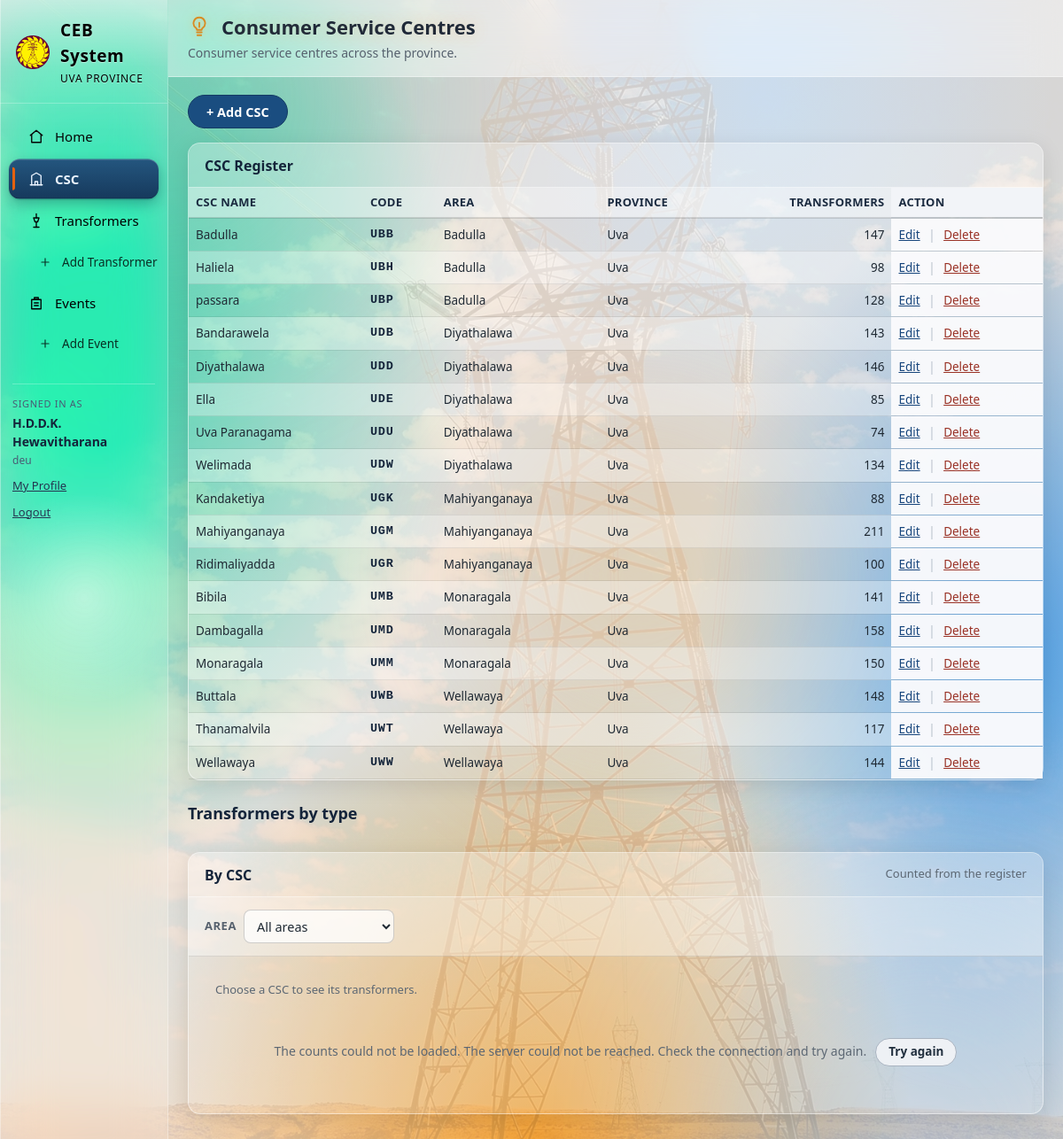
Page /csc.php (signed in) on the committed database.
### tables this page shows
CREATE TABLE `csc` (
  `csc_id` int(11) NOT NULL,
  `csc_name` varchar(100) NOT NULL,
  `csc_code` varchar(20) NOT NULL,
  `area_id` int(11) DEFAULT NULL,
  `is_deleted` tinyint(4) NOT NULL DEFAULT 0
);

CREATE TABLE `areas` (
  `area_id` int(11) NOT NULL,
  `area_name` varchar(100) NOT NULL,
  `area_code` varchar(20) NOT NULL,
  `province_id` int(11) DEFAULT NULL,
  `is_deleted` tinyint(4) NOT NULL DEFAULT 0
);

CREATE TABLE `provinces` (
  `province_id` int(11) NOT NULL,
  `province_name` varchar(100) NOT NULL,
  `province_code` varchar(10) NOT NULL
);

### functions.php (called while the page is built, shortened)
<?php
function userRoles() {
    return array(
        'admin' => array('label' => 'Administrator', 'rank' => 'admin'),
        'ce'    => array('label' => 'CE',            'rank' => 'staff'),
        'ee'    => array('label' => 'EE',            'rank' => 'staff'),
        'es'    => array('label' => 'ES',            'rank' => 'staff'),
        'deu'   => array('label' => 'DEU',           'rank' => 'staff'),
        'dea'   => array('label' => 'DEA',           'rank' => 'staff'),
        "deo"   => array('label' => 'DEO',           'rank' => 'staff'),
        'dm'    => array('label' => 'Draughtsman',   'rank' => 'staff',
                         'can'   => array('transformers')),
        'clerk' => array('label' => 'Clerk',         'rank' => 'read'),
        'cc'    => array('label' => 'CC',            'rank' => 'read'),
        'guest' => array('label' => 'Guest',         'rank' => 'read'),
        'worker' => array('label' => 'Worker', 'rank' => 'read', 'retired' => true),
    );
}
function roleRank($role) {
    $all = userRoles();
    $role = strtolower(trim((string)$role));
    return isset($all[$role]) ? $all[$role]['rank'] : 'read';
}
function roleCan($role, $area) {
    $rank = roleRank($role);
    $all = userRoles();
    $key = strtolower(trim((string)$role));
    if (!isset($all[$key]['can'])) { return true; }
    return in_array($area, $all[$key]['can'], true);
}
function txActiveSql($alias = 't') {
    return "NOT EXISTS (SELECT 1 FROM removed_transformers rtx
                        WHERE rtx.transformer_id = $alias.transformer_id)";
}
        ?>

### csc.php (the view, shortened to what this page needs)
<?php
$pageTitle = "Consumer Service Centres";
$pageDesc  = "Consumer service centres across the province.";
$activeNav = "csc";
include 'header.php';
?>
<div class="page-actions page-actions-right">
    <a href="add_csc.php" class="btn">+ Add CSC</a>
</div>
<div class="panel">
    <div class="panel-head">
        <h2>CSC Register</h2>
    </div>
    <div class="table-wrap">
        <table class="data plain-table">
            <thead>
                <tr>
                    <th>CSC Name</th>
                    <th>Code</th>
                    <th>Area</th>
                    <th>Province</th>
                    <th class="num">Transformers</th>
                    <th>Action</th>
                </tr>
            </thead>
            <tbody>
            <?php
            $sql = "SELECT csc.csc_id, csc.csc_name, csc.csc_code,
                           areas.area_name, provinces.province_name,
                           COUNT(t.transformer_id) AS transformer_count
                    FROM csc
                    LEFT JOIN areas     ON csc.area_id = areas.area_id
                    LEFT JOIN provinces ON areas.province_id = provinces.province_id
                    LEFT JOIN transformers t ON t.csc_id = csc.csc_id AND " . txActiveSql('t') . "
                    WHERE csc.is_deleted = 0
                    GROUP BY csc.csc_id, csc.csc_name, csc.csc_code,
                             areas.area_name, provinces.province_name
                    ORDER BY provinces.province_name, areas.area_name, csc.csc_name";
            $result = $conn->query($sql);
            while ($row = $result->fetch_assoc()) {
                $id = $row['csc_id'];
                echo "<tr>";
                echo "<td>" . htmlspecialchars($row['csc_name']) . "</td>";
                echo "<td class='code-cell'>" . htmlspecialchars($row['csc_code']) . "</td>";
                echo "<td>" . htmlspecialchars($row['area_name']) . "</td>";
                echo "<td>" . htmlspecialchars($row['province_name']) . "</td>";
                echo "<td class='num'>" . $row['transformer_count'] . "</td>";
                echo "<td class='actions'>
                        <a href='edit_csc.php?id=$id' class='action-link'>Edit</a>
                        <span class='action-sep'>|</span>
                        <a href='delete_csc.php?id=$id' class='action-link delete'>Delete</a>
                      </td>";
                echo "</tr>";
            }
            ?>
            </tbody>
        </table>
    </div>
</div>
<?php include 'csc_breakdown.php'; ?>
<?php include 'footer.php'; ?>

### header.php (shortened to what this page needs)
<?php
include_once 'functions.php';
$userName = isset($_SESSION['full_name']) ? $_SESSION['full_name'] : '';
$userRole = isset($_SESSION['role'])      ? $_SESSION['role']      : '';
$currentFile = basename($_SERVER['PHP_SELF']);
$mayAddTx    = roleCan($userRole, 'transformers');
$mayAddEvent = roleCan($userRole, 'events');
$txSubs = array();
if ($mayAddTx) { $txSubs[] = array('Add Transformer', 'add_transformer.php'); }
$nav = array(
    'home'         => array('Home', 'index.php', null,
        '<path d="M3 10.5 12 3l9 7.5"/><path d="M5 9.5V21h14V9.5"/>'),
    'csc'          => array('CSC',  'csc.php', null,
        '<path d="M3 21h18"/><path d="M5 21V7l7-4 7 4v14"/><path d="M10 21v-5h4v5"/>'),
    'transformers' => array('Transformers', 'transformers.php',
                      $txSubs ? $txSubs : null,
        '<path d="M12 2v6"/><path d="M8 8h8l-2 6H10z"/><path d="M12 14v8"/><path d="M8 22h8"/>'),
    'tasks'        => array('Events', 'tasks.php',
                      $mayAddEvent ? array(array('Add Event', 'add_task.php')) : null,
        '<path d="M9 4h6v3H9z"/><path d="M5 7h14v14H5z"/><path d="M9 12h6"/><path d="M9 16h6"/>')
);
?>
<!DOCTYPE html>
<html lang="en">
<head>
<link rel="stylesheet" href="style.css?v=94">
</head>
<body>
<div class="bg-blobs" aria-hidden="true">
    <span class="blob blob-1"></span>
    <span class="blob blob-3"></span>
</div>
<div class="sidebar">
    <div class="sidebar-brand">
    <img src="images/ceb-logo.png" alt="CEB" class="brand-logo">
    <span class="brand-name">CEB System</span>
    <span class="brand-sub">Uva Province</span>
</div>
    <ul class="sidebar-nav">
    <li class="nav-pill-slot" aria-hidden="true"><span id="nav-pill"></span></li>
<?php foreach ($nav as $key => $item) {
        $subIsOpen = false;
        $itemActive = ($activeNav === $key && !$subIsOpen);
?>
        <li><a href="<?php echo $item[1]; ?>"<?php echo ($itemActive ? ' class="active"' : ''); ?>>
    <?php if (isset($item[3])) { ?>
    <svg class="nav-icon" viewBox="0 0 24 24" fill="none" stroke="currentColor"
         stroke-width="1.8" stroke-linecap="round" stroke-linejoin="round">
        <?php echo $item[3]; ?>
    </svg>
    <?php } ?>
    <span><?php echo $item[0]; ?></span>
</a></li>
<?php   if (isset($item[2])) {
            foreach ($item[2] as $sub) {
                $subActive = ($sub[1] === $currentFile) ? ' class="active"' : ''; ?>
        <li class="nav-sub"><a href="<?php echo $sub[1]; ?>"<?php echo $subActive; ?>>
            <svg class="nav-icon" viewBox="0 0 24 24" fill="none" stroke="currentColor"
                 stroke-width="2" stroke-linecap="round" stroke-linejoin="round">
                <?php echo isset($sub[2]) ? $sub[2]
                         : '<path d="M12 5v14"/><path d="M5 12h14"/>'; ?>
            </svg>
            <span><?php echo $sub[0]; ?></span>
        </a></li>
<?php       }
        }
    } ?>
    </ul>
<?php if ($userName !== '') { ?>
    <div class="sidebar-user">
        <span class="user-label">Signed in as</span>
        <span class="user-name"><?php echo htmlspecialchars($userName); ?></span>
<?php if ($userRole !== '') { ?>
        <span class="user-role"><?php echo htmlspecialchars($userRole); ?></span>
<?php } ?>
        <a class="logout-link<?php echo ($activeNav === 'profile' ? ' active' : ''); ?>" href="profile.php">My Profile</a>
        <br>
        <a class="logout-link" href="logout.php">Logout</a>
    </div>
<?php } ?>
</div>
<div class="main">
    <div class="page-head">
        <div class="page-head-main">
        <h1>
            <?php echo htmlspecialchars($pageTitle); ?>
        </h1>
<?php if ($pageDesc !== '') { ?>
        <p class="page-desc"><?php echo htmlspecialchars($pageDesc); ?></p>
<?php } ?>
        </div>
    </div>
    <div class="content">

### csc_breakdown.php (shortened to what this page needs)
<section class="cscx" id="cscx" aria-labelledby="cscx-title">
    <h2 class="cscx-title" id="cscx-title">Transformers by type</h2>
    <div class="panel">
        <div class="panel-head">
            <h2>By CSC</h2>
            <span class="panel-note" id="cscx-updated">Counted from the register</span>
        </div>
        <div class="toolbar">
            <div class="search-box" role="search">
                <div class="filter-group">
                    <label for="cscx-area">Area</label>
                    <select id="cscx-area">
                        <option value="">All areas</option>
                    </select>
                </div>
            </div>
        </div>
        <div class="panel-body">
            <div class="cscx-layout" id="cscx-layout">
                <div class="cscx-main">
                    <div class="cscx-scroll">
                        <table class="data plain-table compact cscx-table" id="cscx-table">
                            <caption id="cscx-caption">
                                Choose a CSC to see its transformers.
                            </caption>
                            <tbody id="cscx-body">
                            </tbody>
                        </table>
                    </div>
                </div>
            </div>
        </div>
    </div>
</section>

### footer.php (shortened to what this page needs)
</div>
</div>
</body>
</html>

### rows in the picture
csc: csc_name "Badulla", csc_code "UBB", area.area_name "Badulla", provinces.province_name "Uva", transformer_count "147"
csc: csc_name "Haliela", csc_code "UBH", area.area_name "Badulla", provinces.province_name "Uva", transformer_count "98"
csc: csc_name "passara", csc_code "UBP", area.area_name "Badulla", provinces.province_name "Uva", transformer_count "128"
csc: csc_name "Bandarawela", csc_code "UDB", area.area_name "Diyathalawa", provinces.province_name "Uva", transformer_count "143"
csc: csc_name "Diyathalawa", csc_code "UDD", area.area_name "Diyathalawa", provinces.province_name "Uva", transformer_count "146"
csc: csc_name "Ella", csc_code "UDE", area.area_name "Diyathalawa", provinces.province_name "Uva", transformer_count "85"
csc: csc_name "Uva Paranagama", csc_code "UDU", area.area_name "Diyathalawa", provinces.province_name "Uva", transformer_count "74"
csc: csc_name "Welimada", csc_code "UDW", area.area_name "Diyathalawa", provinces.province_name "Uva", transformer_count "134"
csc: csc_name "Kandaketiya", csc_code "UGK", area.area_name "Mahiyanganaya", provinces.province_name "Uva", transformer_count "88"
csc: csc_name "Mahiyanganaya", csc_code "UGM", area.area_name "Mahiyanganaya", provinces.province_name "Uva", transformer_count "211"
csc: csc_name "Ridimaliyadda", csc_code "UGR", area.area_name "Mahiyanganaya", provinces.province_name "Uva", transformer_count "100"
csc: csc_name "Bibila", csc_code "UMB", area.area_name "Monaragala", provinces.province_name "Uva", transformer_count "141"
csc: csc_name "Dambagalla", csc_code "UMD", area.area_name "Monaragala", provinces.province_name "Uva", transformer_count "158"
csc: csc_name "Monaragala", csc_code "UMM", area.area_name "Monaragala", provinces.province_name "Uva", transformer_count "150"
csc: csc_name "Buttala", csc_code "UWB", area.area_name "Wellawaya", provinces.province_name "Uva", transformer_count "148"
csc: csc_name "Thanamalvila", csc_code "UWT", area.area_name "Wellawaya", provinces.province_name "Uva", transformer_count "117"
csc: csc_name "Wellawaya", csc_code "UWW", area.area_name "Wellawaya", provinces.province_name "Uva", transformer_count "144"

### other values in the picture
$item[0] "Home"
$item[0] "CSC"
$item[0] "Transformers"
$sub[0] "Add Transformer"
$item[0] "Events"
$sub[0] "Add Event"
$userName "H.D.D.K. Hewavitharana"
$userRole "deu"
$pageTitle "Consumer Service Centres"
$pageDesc "Consumer service centres across the province."
